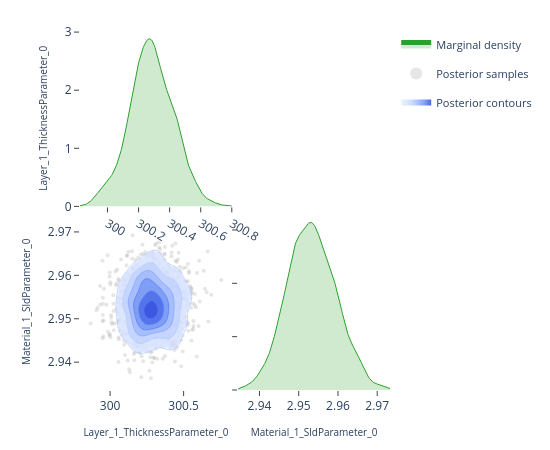

Notebook cell for this chart:
### Code cell
# ---- Pairwise focus: thickness vs SLD ---------------------------------------
# A 2-parameter corner plot zooms in on the joint posterior for a specific
# pair.  This is the same view the EasyReflectometryApp's "2D Heatmap"
# sub-tab uses to inspect parameter degeneracies.


params_of_interest = ['Layer_1_ThicknessParameter_0', 'Material_1_SldParameter_0']
idx = [posterior.param_names.index(p) for p in params_of_interest]
subset_draws = np.asarray(posterior.draws)[:, idx]

fig = plot_corner(subset_draws, params_of_interest)
fig.show()

### Figure 1 — Plotly figure (JSON) as saved in the notebook; plotly's stock layout.template omitted (floating-point values rounded to 4 significant figures; data arrays with more than 128 entries replaced by an {"elided": "..."} marker saying what was removed)
{"data": [{"fill": "tozeroy", "fillcolor": "rgba(44, 160, 44, 0.22)", "hoverinfo": "skip", "legendgroup": "marginal", "line": {"color": "rgb(44, 160, 44)", "width": 1}, "mode": "lines", "name": "Marginal density", "showlegend": true, "type": "scatter", "x": {"elided": "256 float values"}, "xaxis": "x", "y": {"elided": "256 float values"}, "yaxis": "y"}, {"hoverinfo": "skip", "legendgroup": "scatter", "marker": {"color": "rgba(140, 140, 140, 0.22)", "size": 4}, "mode": "markers", "name": "Posterior samples", "showlegend": true, "type": "scatter", "x": {"elided": "760 float values"}, "xaxis": "x3", "y": {"elided": "760 float values"}, "yaxis": "y3", "zorder": 0}, {"colorscale": [[0.0, "rgba(224, 233, 255, 0.62)"], [0.35, "rgba(183, 203, 255, 0.70)"], [0.6, "rgba(138, 169, 252, 0.78)"], [0.82, "rgba(96, 131, 242, 0.84)"], [1.0, "rgba(58, 86, 224, 0.90)"]], "connectgaps": false, "contours": {"coloring": "fill", "end": 170.4, "showlabels": false, "showlines": false, "size": 26.91, "start": 35.88}, "hoverinfo": "skip", "legendgroup": "contour", "name": "Posterior contours", "showlegend": true, "showscale": false, "type": "contour", "x": [299.8, 299.8, 299.8, 299.9, 299.9, 299.9, 299.9, 299.9, 299.9, 299.9, 299.9, 300.0, 300.0, 300.0, 300.0, 300.0, 300.0, 300.0, 300.0, 300.1, 300.1, 300.1, 300.1, 300.1, 300.1, 300.1, 300.1, 300.2, 300.2, 300.2, 300.2, 300.2, 300.2, 300.2, 300.2, 300.3, 300.3, 300.3, 300.3, 300.3, 300.3, 300.3, 300.3, 300.4, 300.4, 300.4, 300.4, 300.4, 300.4, 300.4, 300.4, 300.5, 300.5, 300.5, 300.5, 300.5, 300.5, 300.5, 300.5, 300.6, 300.6, 300.6, 300.6, 300.6, 300.6, 300.6, 300.6, 300.7, 300.7, 300.7, 300.7, 300.7, 300.7, 300.7, 300.7, 300.8, 300.8, 300.8, 300.8, 300.8], "xaxis": "x3", "y": [2.935, 2.935, 2.936, 2.936, 2.937, 2.937, 2.937, 2.938, 2.938, 2.939, 2.939, 2.94, 2.94, 2.941, 2.941, 2.942, 2.942, 2.943, 2.943, 2.944, 2.944, 2.945, 2.945, 2.946, 2.946, 2.947, 2.947, 2.948, 2.948, 2.949, 2.949, 2.95, 2.95, 2.951, 2.951, 2.952, 2.952, 2.953, 2.953, 2.954, 2.954, 2.955, 2.955, 2.956, 2.956, 2.957, 2.957, 2.958, 2.958, 2.959, 2.959, 2.96, 2.96, 2.961, 2.961, 2.961, 2.962, 2.962, 2.963, 2.963, 2.964, 2.964, 2.965, 2.965, 2.966, 2.966, 2.967, 2.967, 2.968, 2.968, 2.969, 2.969, 2.97, 2.97, 2.971, 2.971, 2.972, 2.972, 2.973, 2.973], "yaxis": "y3", "z": {"elided": "80x80 float values"}, "zmax": 170.4, "zmin": 35.88, "zorder": 1}, {"colorscale": [[0.0, "rgba(183, 203, 255, 0.94)"], [0.35, "rgba(183, 203, 255, 0.94)"], [0.35, "rgba(138, 169, 252, 0.95)"], [0.6, "rgba(138, 169, 252, 0.95)"], [0.6, "rgba(96, 131, 242, 0.96)"], [0.82, "rgba(96, 131, 242, 0.96)"], [0.82, "rgba(58, 86, 224, 0.98)"], [1.0, "rgba(58, 86, 224, 0.98)"]], "contours": {"coloring": "lines", "end": 170.4, "showlabels": false, "size": 26.91, "start": 35.88}, "hoverinfo": "skip", "legendgroup": "contour", "line": {"width": 0.9}, "showlegend": false, "showscale": false, "type": "contour", "x": [299.8, 299.8, 299.8, 299.9, 299.9, 299.9, 299.9, 299.9, 299.9, 299.9, 299.9, 300.0, 300.0, 300.0, 300.0, 300.0, 300.0, 300.0, 300.0, 300.1, 300.1, 300.1, 300.1, 300.1, 300.1, 300.1, 300.1, 300.2, 300.2, 300.2, 300.2, 300.2, 300.2, 300.2, 300.2, 300.3, 300.3, 300.3, 300.3, 300.3, 300.3, 300.3, 300.3, 300.4, 300.4, 300.4, 300.4, 300.4, 300.4, 300.4, 300.4, 300.5, 300.5, 300.5, 300.5, 300.5, 300.5, 300.5, 300.5, 300.6, 300.6, 300.6, 300.6, 300.6, 300.6, 300.6, 300.6, 300.7, 300.7, 300.7, 300.7, 300.7, 300.7, 300.7, 300.7, 300.8, 300.8, 300.8, 300.8, 300.8], "xaxis": "x3", "y": [2.935, 2.935, 2.936, 2.936, 2.937, 2.937, 2.937, 2.938, 2.938, 2.939, 2.939, 2.94, 2.94, 2.941, 2.941, 2.942, 2.942, 2.943, 2.943, 2.944, 2.944, 2.945, 2.945, 2.946, 2.946, 2.947, 2.947, 2.948, 2.948, 2.949, 2.949, 2.95, 2.95, 2.951, 2.951, 2.952, 2.952, 2.953, 2.953, 2.954, 2.954, 2.955, 2.955, 2.956, 2.956, 2.957, 2.957, 2.958, 2.958, 2.959, 2.959, 2.96, 2.96, 2.961, 2.961, 2.961, 2.962, 2.962, 2.963, 2.963, 2.964, 2.964, 2.965, 2.965, 2.966, 2.966, 2.967, 2.967, 2.968, 2.968, 2.969, 2.969, 2.97, 2.97, 2.971, 2.971, 2.972, 2.972, 2.973, 2.973], "yaxis": "y3", "z": {"elided": "80x80 float values"}, "zmax": 170.4, "zmin": 35.88, "zorder": 2}, {"fill": "tozeroy", "fillcolor": "rgba(44, 160, 44, 0.22)", "hoverinfo": "skip", "legendgroup": "marginal", "line": {"color": "rgb(44, 160, 44)", "width": 1}, "mode": "lines", "name": "Marginal density", "showlegend": false, "type": "scatter", "x": {"elided": "256 float values"}, "xaxis": "x4", "y": {"elided": "256 float values"}, "yaxis": "y4"}], "layout": {"height": 450, "legend": {"font": {"size": 11}, "itemsizing": "constant", "orientation": "v", "x": 1.02, "xanchor": "left", "y": 1.0, "yanchor": "top"}, "margin": {"b": 60, "l": 80, "r": 160, "t": 30}, "plot_bgcolor": "white", "showlegend": true, "width": 550, "xaxis": {"anchor": "y", "domain": [0.0, 0.49], "showgrid": false, "ticks": "outside", "zeroline": false}, "xaxis2": {"anchor": "y2", "domain": [0.51, 1.0], "showgrid": false, "ticks": "outside", "visible": false, "zeroline": false}, "xaxis3": {"anchor": "y3", "domain": [0.0, 0.49], "showgrid": false, "ticks": "outside", "title": {"font": {"size": 10}, "text": "Layer_1_ThicknessParameter_0"}, "zeroline": false}, "xaxis4": {"anchor": "y4", "domain": [0.51, 1.0], "showgrid": false, "ticks": "outside", "title": {"font": {"size": 10}, "text": "Material_1_SldParameter_0"}, "zeroline": false}, "yaxis": {"anchor": "x", "domain": [0.51, 1.0], "showgrid": false, "ticks": "outside", "title": {"font": {"size": 10}, "text": "Layer_1_ThicknessParameter_0"}, "zeroline": false}, "yaxis2": {"anchor": "x2", "domain": [0.51, 1.0], "showgrid": false, "ticks": "outside", "visible": false, "zeroline": false}, "yaxis3": {"anchor": "x3", "domain": [0.0, 0.49], "showgrid": false, "ticks": "outside", "title": {"font": {"size": 10}, "text": "Material_1_SldParameter_0"}, "zeroline": false}, "yaxis4": {"anchor": "x4", "domain": [0.0, 0.49], "showgrid": false, "showticklabels": false, "ticks": "outside", "zeroline": false}}}
